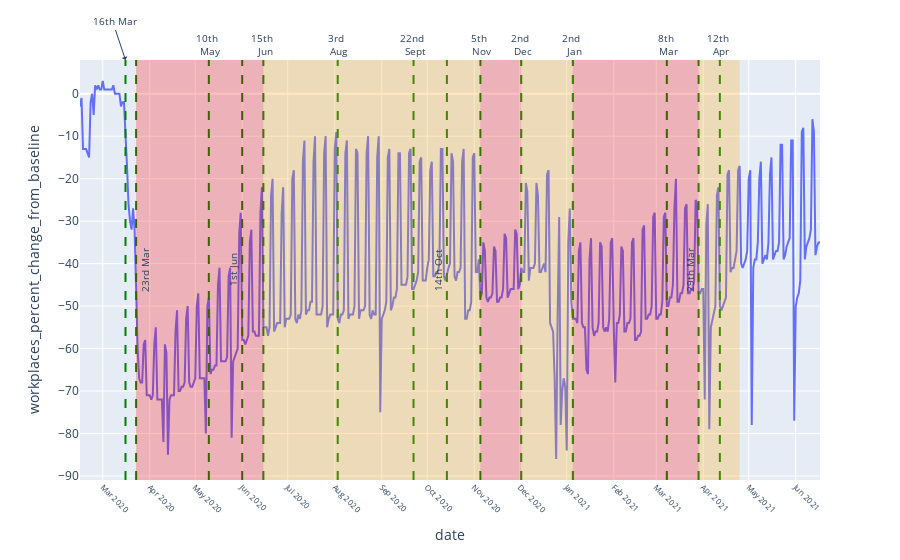

Notebook code cell kept with this figure:
### Markdown cell above
Plotting changes from baseline in visits to workplace

### Code cell
chart_dict[chart_var[4]].show()

### Figure 1 — Plotly figure (JSON) as saved in the notebook; plotly's stock layout.template omitted (floating-point values rounded to 4 significant figures; data arrays with more than 128 entries replaced by an {"elided": "..."} marker saying what was removed)
{"data": [{"hovertemplate": "date=%{x}<br>workplaces_percent_change_from_baseline=%{y}<extra></extra>", "legendgroup": "", "line": {"color": "#636efa", "dash": "solid"}, "mode": "lines", "name": "", "orientation": "v", "showlegend": false, "type": "scatter", "x": {"elided": "489 str values"}, "xaxis": "x", "y": {"elided": "489 float values"}, "yaxis": "y"}], "layout": {"annotations": [{"arrowhead": 1, "font": {"size": 10}, "showarrow": true, "text": "16th Mar", "textangle": 0, "x": 1584000000000.0, "xanchor": "center", "xref": "x", "y": 1, "yanchor": "bottom", "yref": "y domain"}, {"arrowhead": 1, "font": {"size": 10}, "showarrow": false, "text": "23rd Mar", "textangle": -90, "x": 1585000000000.0, "xanchor": "left", "xref": "x", "y": 0.5, "yanchor": "middle", "yref": "y domain"}, {"arrowhead": 1, "font": {"size": 10}, "showarrow": false, "text": "10th <br> May", "textangle": 0, "x": 1589000000000.0, "xanchor": "center", "xref": "x", "y": 1, "yanchor": "bottom", "yref": "y domain"}, {"arrowhead": 1, "font": {"size": 10}, "showarrow": false, "text": "1st Jun", "textangle": -90, "x": 1591000000000.0, "xanchor": "right", "xref": "x", "y": 0.5, "yanchor": "middle", "yref": "y domain"}, {"arrowhead": 1, "font": {"size": 10}, "showarrow": false, "text": "15th <br> Jun", "textangle": 0, "x": 1592000000000.0, "xanchor": "center", "xref": "x", "y": 1, "yanchor": "bottom", "yref": "y domain"}, {"arrowhead": 1, "font": {"size": 10}, "showarrow": false, "text": "14th Oct", "textangle": -90, "x": 1603000000000.0, "xanchor": "right", "xref": "x", "y": 0.5, "yanchor": "middle", "yref": "y domain"}, {"arrowhead": 1, "font": {"size": 10}, "showarrow": false, "text": "5th <br> Nov", "textangle": 0, "x": 1605000000000.0, "xanchor": "center", "xref": "x", "y": 1, "yanchor": "bottom", "yref": "y domain"}, {"arrowhead": 1, "font": {"size": 10}, "showarrow": false, "text": "22nd <br> Sept", "textangle": 0, "x": 1601000000000.0, "xanchor": "center", "xref": "x", "y": 1, "yanchor": "bottom", "yref": "y domain"}, {"arrowhead": 1, "font": {"size": 10}, "showarrow": false, "text": "2nd <br> Dec", "textangle": 0, "x": 1607000000000.0, "xanchor": "center", "xref": "x", "y": 1, "yanchor": "bottom", "yref": "y domain"}, {"arrowhead": 1, "font": {"size": 10}, "showarrow": false, "text": "3rd <br> Aug", "textangle": 0, "x": 1596000000000.0, "xanchor": "center", "xref": "x", "y": 1, "yanchor": "bottom", "yref": "y domain"}, {"arrowhead": 1, "font": {"size": 10}, "showarrow": false, "text": "2nd <br> Jan", "textangle": 0, "x": 1610000000000.0, "xanchor": "center", "xref": "x", "y": 1, "yanchor": "bottom", "yref": "y domain"}, {"arrowhead": 1, "font": {"size": 10}, "showarrow": false, "text": "8th <br> Mar", "textangle": 0, "x": 1615000000000.0, "xanchor": "center", "xref": "x", "y": 1, "yanchor": "bottom", "yref": "y domain"}, {"arrowhead": 1, "font": {"size": 10}, "showarrow": false, "text": "29th Mar", "textangle": -90, "x": 1617000000000.0, "xanchor": "right", "xref": "x", "y": 0.5, "yanchor": "middle", "yref": "y domain"}, {"arrowhead": 1, "font": {"size": 10}, "showarrow": false, "text": "12th <br> Apr", "textangle": 0, "x": 1618000000000.0, "xanchor": "center", "xref": "x", "y": 1, "yanchor": "bottom", "yref": "y domain"}], "legend": {"tracegroupgap": 0}, "margin": {"t": 60}, "shapes": [{"line": {"color": "green", "dash": "dash"}, "type": "line", "x0": 1584000000000.0, "x1": 1584000000000.0, "xref": "x", "y0": 0, "y1": 1, "yref": "y domain"}, {"line": {"color": "green", "dash": "dash"}, "type": "line", "x0": 1585000000000.0, "x1": 1585000000000.0, "xref": "x", "y0": 0, "y1": 1, "yref": "y domain"}, {"line": {"color": "green", "dash": "dash"}, "type": "line", "x0": 1589000000000.0, "x1": 1589000000000.0, "xref": "x", "y0": 0, "y1": 1, "yref": "y domain"}, {"line": {"color": "green", "dash": "dash"}, "type": "line", "x0": 1591000000000.0, "x1": 1591000000000.0, "xref": "x", "y0": 0, "y1": 1, "yref": "y domain"}, {"line": {"color": "green", "dash": "dash"}, "type": "line", "x0": 1592000000000.0, "x1": 1592000000000.0, "xref": "x", "y0": 0, "y1": 1, "yref": "y domain"}, {"line": {"color": "green", "dash": "dash"}, "type": "line", "x0": 1603000000000.0, "x1": 1603000000000.0, "xref": "x", "y0": 0, "y1": 1, "yref": "y domain"}, {"line": {"color": "green", "dash": "dash"}, "type": "line", "x0": 1605000000000.0, "x1": 1605000000000.0, "xref": "x", "y0": 0, "y1": 1, "yref": "y domain"}, {"line": {"color": "green", "dash": "dash"}, "type": "line", "x0": 1601000000000.0, "x1": 1601000000000.0, "xref": "x", "y0": 0, "y1": 1, "yref": "y domain"}, {"line": {"color": "green", "dash": "dash"}, "type": "line", "x0": 1607000000000.0, "x1": 1607000000000.0, "xref": "x", "y0": 0, "y1": 1, "yref": "y domain"}, {"line": {"color": "green", "dash": "dash"}, "type": "line", "x0": 1596000000000.0, "x1": 1596000000000.0, "xref": "x", "y0": 0, "y1": 1, "yref": "y domain"}, {"line": {"color": "green", "dash": "dash"}, "type": "line", "x0": 1610000000000.0, "x1": 1610000000000.0, "xref": "x", "y0": 0, "y1": 1, "yref": "y domain"}, {"line": {"color": "green", "dash": "dash"}, "type": "line", "x0": 1615000000000.0, "x1": 1615000000000.0, "xref": "x", "y0": 0, "y1": 1, "yref": "y domain"}, {"line": {"color": "green", "dash": "dash"}, "type": "line", "x0": 1617000000000.0, "x1": 1617000000000.0, "xref": "x", "y0": 0, "y1": 1, "yref": "y domain"}, {"line": {"color": "green", "dash": "dash"}, "type": "line", "x0": 1618000000000.0, "x1": 1618000000000.0, "xref": "x", "y0": 0, "y1": 1, "yref": "y domain"}, {"fillcolor": "red", "line": {"width": 0}, "opacity": 0.25, "type": "rect", "x0": 1585000000000.0, "x1": 1592000000000.0, "xref": "x", "y0": 0, "y1": 1, "yref": "y domain"}, {"fillcolor": "orange", "line": {"width": 0}, "opacity": 0.25, "type": "rect", "x0": 1592000000000.0, "x1": 1605000000000.0, "xref": "x", "y0": 0, "y1": 1, "yref": "y domain"}, {"fillcolor": "red", "line": {"width": 0}, "opacity": 0.25, "type": "rect", "x0": 1605000000000.0, "x1": 1607000000000.0, "xref": "x", "y0": 0, "y1": 1, "yref": "y domain"}, {"fillcolor": "orange", "line": {"width": 0}, "opacity": 0.25, "type": "rect", "x0": 1607000000000.0, "x1": 1610000000000.0, "xref": "x", "y0": 0, "y1": 1, "yref": "y domain"}, {"fillcolor": "red", "line": {"width": 0}, "opacity": 0.25, "type": "rect", "x0": 1610000000000.0, "x1": 1617000000000.0, "xref": "x", "y0": 0, "y1": 1, "yref": "y domain"}, {"fillcolor": "orange", "line": {"width": 0}, "opacity": 0.25, "type": "rect", "x0": 1617000000000.0, "x1": 1619000000000.0, "xref": "x", "y0": 0, "y1": 1, "yref": "y domain"}], "xaxis": {"anchor": "y", "domain": [0.0, 1.0], "nticks": 20, "tickangle": 45, "tickfont": {"size": 8}, "title": {"text": "date"}}, "yaxis": {"anchor": "x", "domain": [0.0, 1.0], "title": {"text": "workplaces_percent_change_from_baseline"}}}}
